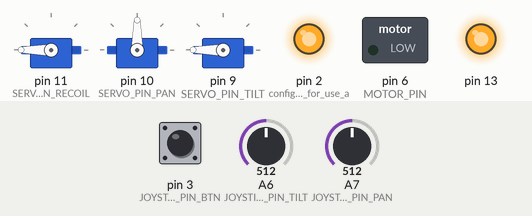
A sketch run on a simulated Arduino Nano, built with avr-gcc and run on an emulated ATmega328P. Shown: 3 × servo, switched loads named in the sketch (green lamp = pin HIGH), output pins drawn as LEDs (lit = HIGH). The test bench sets the inputs (shaded band); at power-on: A6 (JOYSTICK_PIN_TILT) = 512, pin 3 (JOYSTICK_PIN_BTN) HIGH, A7 (JOYSTICK_PIN_PAN) = 512.

Above: at 2.7 s.
2.8 s: A6 (JOYSTICK_PIN_TILT) set to 549
At 4.6 s:
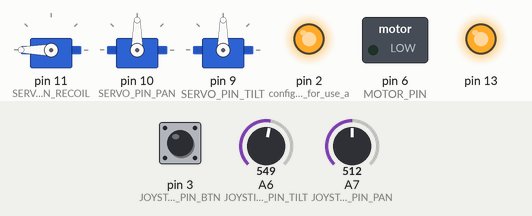
5.2 s: pin 3 (JOYSTICK_PIN_BTN) pulled LOW for 3.2 s
At 6.0 s:
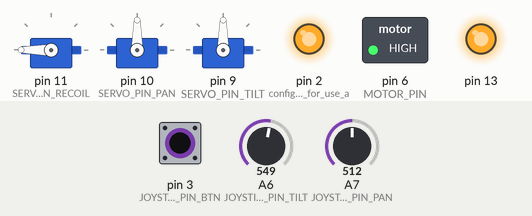
9.9 s: A7 (JOYSTICK_PIN_PAN) set to 545
At 11.2 s:
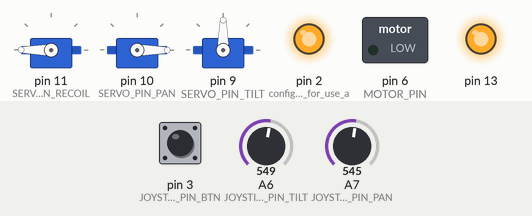
12.3 s: A7 (JOYSTICK_PIN_PAN) set to 505
13.8 s: A7 (JOYSTICK_PIN_PAN) set to 472
At 16.5 s:
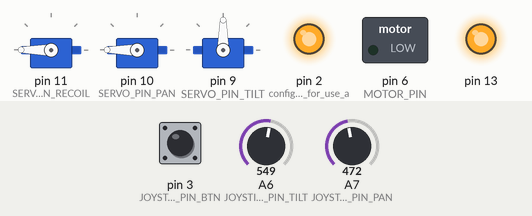
16.8 s: pin 3 (JOYSTICK_PIN_BTN) pulled LOW for 0.15 s
At 16.87 s:
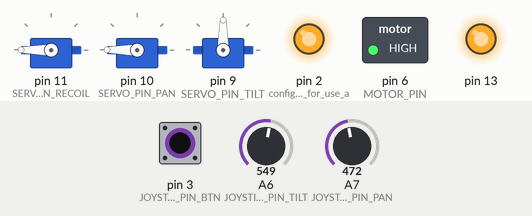
Timing chart, 0 to 19.4 s (numbered marks = the images above; inputs shaded):
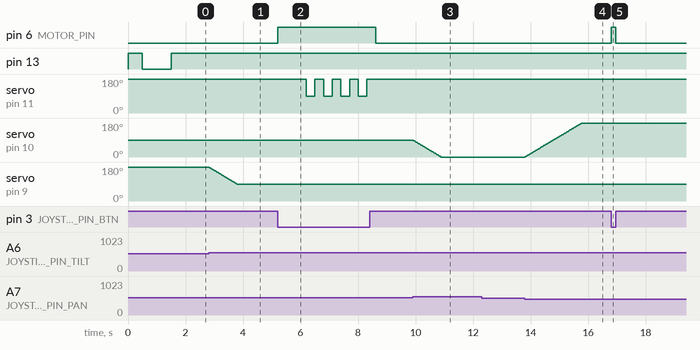

The sketch:

nerf_turret_arduino.ino
```cpp
#include <Servo.h>

// #define DEBUG

#define JOYSTICK true
#define JOYSTICK_PIN_PAN A7
#define JOYSTICK_PIN_TILT A6
#define JOYSTICK_PIN_BTN 3

#define SERVO_PIN_RECOIL 11
#define SERVO_PIN_PAN 10
#define SERVO_PIN_TILT 9
#define MOTOR_PIN 6

#define SERIAL_BAUDRATE 115200

#define BUFFER_INDEX_PAN 0
#define BUFFER_INDEX_TILT 1
#define BUFFER_INDEX_MOTOR 2
#define BUFFER_INDEX_SHOOT 3


//----- Declare servos and variables
Servo recoil_servo;
Servo pan_servo;
Servo tilt_servo;

const byte pan_limit_min = 0;
const byte pan_limit_max = 180;
const byte tilt_limit_min = 90;
const byte tilt_limit_max = 180;
const byte recoil_rest = 180;     // Angle of the servo when at rest
const byte recoil_pushed = 90;  // Angle the servo need to reach to push the dart

byte pan = 90; // start pan value
byte tilt = tilt_limit_max; // start tilt value
byte last_serial_pan = 0; // last pan and tilt values got from serial con
byte last_serial_tilt = 0;
bool btn_pushed = false;

//----- Variables related to serial data handling
const byte startMarker = 255;
const byte endMarker = 254;
const byte buffSize = 30;
byte inputBuffer[buffSize];
byte bytesRecvd = 0;
boolean data_received = false;

//----- Variable related to motor timing and firing
bool is_firing =  false;
bool can_fire =  false;
bool motors_on = false;

const long motor_starts_time = 1000;
const long firing_time = 300;
unsigned long firing_start_time = 0;
unsigned long firing_current_time = 0;
unsigned long motor_started_time = 0;

const long recoil_time = 2 * firing_time;
unsigned long recoil_start_time = 0;
unsigned long recoil_current_time = 0;

const int speed = 10;
unsigned long joystick_tilt_last_time = 0;
unsigned long joystick_pan_last_time = 0;


void setup()
{
  if(JOYSTICK){
    pinMode(JOYSTICK_PIN_BTN, INPUT);
    digitalWrite(JOYSTICK_PIN_BTN, HIGH);
    pinMode(2, OUTPUT); // config free pin for use as HIGH for wiring the joystick 5V.
    digitalWrite(2, HIGH);
  }

  //-----define motor pin mode
  pinMode(MOTOR_PIN, OUTPUT);
  digitalWrite(MOTOR_PIN, LOW);

  //-----attaches servo to pins
  recoil_servo.attach(SERVO_PIN_RECOIL);
  pan_servo.attach(SERVO_PIN_PAN);
  tilt_servo.attach(SERVO_PIN_TILT);

  //-----starting sequence
  recoil_servo.write(recoil_rest);
  move_servo();

  pinMode(13, OUTPUT);
  digitalWrite(13, HIGH);
  delay(500);
  digitalWrite(13, LOW);
  delay(1000);
  digitalWrite(13, HIGH);

  Serial.begin(SERIAL_BAUDRATE);  // begin serial communication
}


/*
 * main loop function
 */
void loop()
{
  read_data_from_serial();

  if (data_received || JOYSTICK) {
    update_values();
    move_servo();
    set_recoil();
    set_motor();
  }
  fire();
}


/*
 * read data from serial funtion
 * expected structure of data [start byte, pan amount, tilt amount, motor on, firing button pressed, end byte]
 * start byte = 255
 * pan amount = byte between 0 and 253
 * tilt amount = byte between 0 and 253
 * motor on = 0 for off - 1 on
 * firing button pressed = 0 for not pressed - 1 for pressed
 * end byte = 254
 */
void read_data_from_serial() {

  if (Serial.available()) {  // If data available in serial
    byte data_byte = Serial.read();   //read the next character available

    if (data_byte == startMarker) {     // look for start byte, if found:
      bytesRecvd = 0;                   // reset byte received to 0 (to start populating inputBuffer from start)
      data_received = false;
    }
    else if (data_byte == endMarker) {  // look for end byte, if found:
      data_received = true;             // set data_received to true so the data can be used
    }

    else {                            // add received bytes to buffer
      inputBuffer[bytesRecvd] = data_byte;  //add byte to input buffer
      bytesRecvd++;                         // increment byte received
      if (bytesRecvd == buffSize) {    // just a security in case the inputBuffer fills up (shouldn't happen)
        bytesRecvd = buffSize - 1;     // if bytesReceived > buffer size set bytesReceived smaller than buffer size
      }
    }
  }
}


/*
 * update values functions
 * read the values of pan and tilt form the joystic and the serial buffer
 * and update the variables
 */
void update_values(){

  if(JOYSTICK){
    btn_pushed = !digitalRead(JOYSTICK_PIN_BTN);
    int pan_read = analogRead(JOYSTICK_PIN_PAN);
    int tilt_read = analogRead(JOYSTICK_PIN_TILT);
    #ifdef DEBUG
      Serial.println((String)btn_pushed + "," + pan_read + "," + tilt_read);
    #endif

    unsigned long now = millis();
    if(pan_read < 490 && pan < pan_limit_max){ // move left
      if(now - joystick_pan_last_time > speed){
        pan++;
        joystick_pan_last_time = now;
      }
    }
    else if(pan_read > 530 && pan > pan_limit_min){ // move right
      if(now - joystick_pan_last_time > speed){
        pan--;
        joystick_pan_last_time = now;
      }
    }
    if(tilt_read < 490 && tilt < tilt_limit_max){ // move down
      if(now - joystick_tilt_last_time > speed){
        tilt++;
        joystick_tilt_last_time = now;
      }
    }
    else if(tilt_read > 530 && tilt > tilt_limit_min){ // move up
      if(now - joystick_tilt_last_time > speed){
        tilt--;
        joystick_tilt_last_time = now;
      }
    }
    #ifdef DEBUG
      Serial.println((String)"PAN:" + pan + ", TILT: " + tilt);
    #endif
  }

  // Check if got new values for pan and tilt from serial buffer
  if(data_received && ( last_serial_pan != inputBuffer[BUFFER_INDEX_PAN] ||
          last_serial_tilt != inputBuffer[BUFFER_INDEX_TILT])){
    last_serial_pan = inputBuffer[BUFFER_INDEX_PAN];
    last_serial_tilt = inputBuffer[BUFFER_INDEX_TILT];
    pan = last_serial_pan;
    tilt = last_serial_tilt;
    pan = map(pan, 0, 180, pan_limit_max, pan_limit_min); // convert inputbuffer value to servo position value
    tilt = map(tilt, 0 , 180, tilt_limit_min, tilt_limit_max);     // convert inputbuffer value to servo position value
  }
}


/**
 * move servo function
 * move the pan and tilt servos acording the globle variables
 */
void move_servo() {
  pan_servo.write(pan); //set pan servo position
  tilt_servo.write(tilt); //set pan servo position
}


/**
 * set recoil function
 *
 */
void set_recoil() {

  if (inputBuffer[BUFFER_INDEX_SHOOT] == 1 || btn_pushed) {   //if fire button pressed
    if (!is_firing) { //and not already firing or recoiling
      can_fire = true;              //set can fire to true (see effect in void fire())
    }
  }
  else {                  // if fire button not pressed
    can_fire = false;     //set can fire to false (see effect in void fire())
  }
}

/**
 * set motor function
 * start and stop motors using TIP120 transisitor .
 */
void set_motor() {

  if (!motors_on && (inputBuffer[BUFFER_INDEX_MOTOR] == 1 || btn_pushed)) {

    digitalWrite(MOTOR_PIN, HIGH); // turn motor ON
    motor_started_time = millis();
    motors_on = true;
  }
  else if (!is_firing && motors_on && (inputBuffer[BUFFER_INDEX_MOTOR] == 0 && !btn_pushed)) {                        //if screen not touched
    digitalWrite(MOTOR_PIN, LOW); // turn motor OFF
    motors_on = false;
  }
}

/**
 * fire function
 * if motor byte on, turn motor on and check for time it has been on
 */
void fire() {

  if (can_fire && !is_firing && motors_on) {
    if(millis() - motor_started_time > motor_starts_time){
      is_firing = true;
      firing_start_time = millis();
      recoil_start_time = millis();
    }
  }

  firing_current_time = millis();
  recoil_current_time = millis();

  if(is_firing){
    if (firing_current_time - firing_start_time < firing_time) {
       recoil_servo.write(recoil_pushed);
    }
    else if (recoil_current_time - recoil_start_time < recoil_time) {
      recoil_servo.write(recoil_rest);
    }
    else if (recoil_current_time - recoil_start_time > recoil_time) {
      is_firing = false;
    }
  }

}
```

Measured:
- the behaviour switches between 530 and 531 on A6 (JOYSTICK_PIN_TILT) (found by bisection; images 0 and 1)
- the behaviour switches between 530 and 531 on A7 (JOYSTICK_PIN_PAN) (found by bisection; images 2 and 3)
- the behaviour switches between 490 and 489 on A7 (JOYSTICK_PIN_PAN) (found by bisection; images 3 and 4)
- after the input at 2.8 s, servo on pin 9 (SERVO_PIN_TILT): moves from 180° to 90° over 0.98 s, starting at once
- after the input at 5.2 s, pin 6 (MOTOR_PIN): LOW → HIGH at once, → LOW 3.4 s later; servo on pin 11 (SERVO_PIN_RECOIL): alternates 180° for 0.30 s and 90° for 0.30 s, 8 changes in all, then stays 180°, starting after 1.0 s
- after the input at 9.9 s, servo on pin 10 (SERVO_PIN_PAN): moves from 90° to 0° over 0.98 s, starting at once
- after the input at 12.3 s, every drawn part: stays the same
- after the input at 13.8 s, servo on pin 10 (SERVO_PIN_PAN): moves from 0° to 180° over 2.0 s, starting at once
- after the input at 16.8 s, pin 6 (MOTOR_PIN): LOW → HIGH at once, → LOW 0.15 s later
